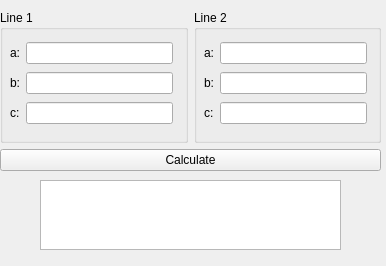
<?xml version="1.0" encoding="UTF-8"?>
<ui version="4.0">
 <class>quadraticInterceptWin</class>
 <widget class="QMainWindow" name="quadraticInterceptWin">
  <property name="geometry">
   <rect>
    <x>0</x>
    <y>0</y>
    <width>386</width>
    <height>266</height>
   </rect>
  </property>
  <property name="windowTitle">
   <string>Quadratic Intercept</string>
  </property>
  <widget class="QWidget" name="centralwidget">
   <widget class="QWidget" name="layoutWidget">
    <property name="geometry">
     <rect>
      <x>0</x>
      <y>10</y>
      <width>381</width>
      <height>161</height>
     </rect>
    </property>
    <layout class="QVBoxLayout" name="verticalLayout">
     <item>
      <layout class="QHBoxLayout" name="horizontalLayout">
       <item>
        <widget class="QGroupBox" name="groupBox">
         <property name="title">
          <string>Line 1</string>
         </property>
         <widget class="QWidget" name="layoutWidget">
          <property name="geometry">
           <rect>
            <x>10</x>
            <y>30</y>
            <width>163</width>
            <height>89</height>
           </rect>
          </property>
          <layout class="QGridLayout" name="gridLayout">
           <item row="0" column="0">
            <widget class="QLabel" name="label">
             <property name="text">
              <string>a:</string>
             </property>
            </widget>
           </item>
           <item row="0" column="1">
            <widget class="QLineEdit" name="line1aBox"/>
           </item>
           <item row="1" column="0">
            <widget class="QLabel" name="label_2">
             <property name="text">
              <string>b:</string>
             </property>
            </widget>
           </item>
           <item row="1" column="1">
            <widget class="QLineEdit" name="line1bBox"/>
           </item>
           <item row="2" column="0">
            <widget class="QLabel" name="label_3">
             <property name="text">
              <string>c:</string>
             </property>
            </widget>
           </item>
           <item row="2" column="1">
            <widget class="QLineEdit" name="line1cBox"/>
           </item>
          </layout>
         </widget>
        </widget>
       </item>
       <item>
        <widget class="QGroupBox" name="groupBox_2">
         <property name="title">
          <string>Line 2</string>
         </property>
         <widget class="QWidget" name="layoutWidget">
          <property name="geometry">
           <rect>
            <x>10</x>
            <y>30</y>
            <width>163</width>
            <height>89</height>
           </rect>
          </property>
          <layout class="QGridLayout" name="gridLayout_2">
           <item row="0" column="0">
            <widget class="QLabel" name="label_4">
             <property name="text">
              <string>a:</string>
             </property>
            </widget>
           </item>
           <item row="0" column="1">
            <widget class="QLineEdit" name="line2aBox"/>
           </item>
           <item row="1" column="0">
            <widget class="QLabel" name="label_5">
             <property name="text">
              <string>b:</string>
             </property>
            </widget>
           </item>
           <item row="1" column="1">
            <widget class="QLineEdit" name="line2bBox"/>
           </item>
           <item row="2" column="0">
            <widget class="QLabel" name="label_6">
             <property name="text">
              <string>c:</string>
             </property>
            </widget>
           </item>
           <item row="2" column="1">
            <widget class="QLineEdit" name="line2cBox"/>
           </item>
          </layout>
         </widget>
        </widget>
       </item>
      </layout>
     </item>
     <item>
      <widget class="QPushButton" name="calcBtn">
       <property name="text">
        <string>Calculate</string>
       </property>
      </widget>
     </item>
    </layout>
   </widget>
   <widget class="QTextEdit" name="resultBox">
    <property name="geometry">
     <rect>
      <x>40</x>
      <y>180</y>
      <width>301</width>
      <height>70</height>
     </rect>
    </property>
    <property name="readOnly">
     <bool>true</bool>
    </property>
   </widget>
  </widget>
 </widget>
 <resources/>
 <connections/>
</ui>
